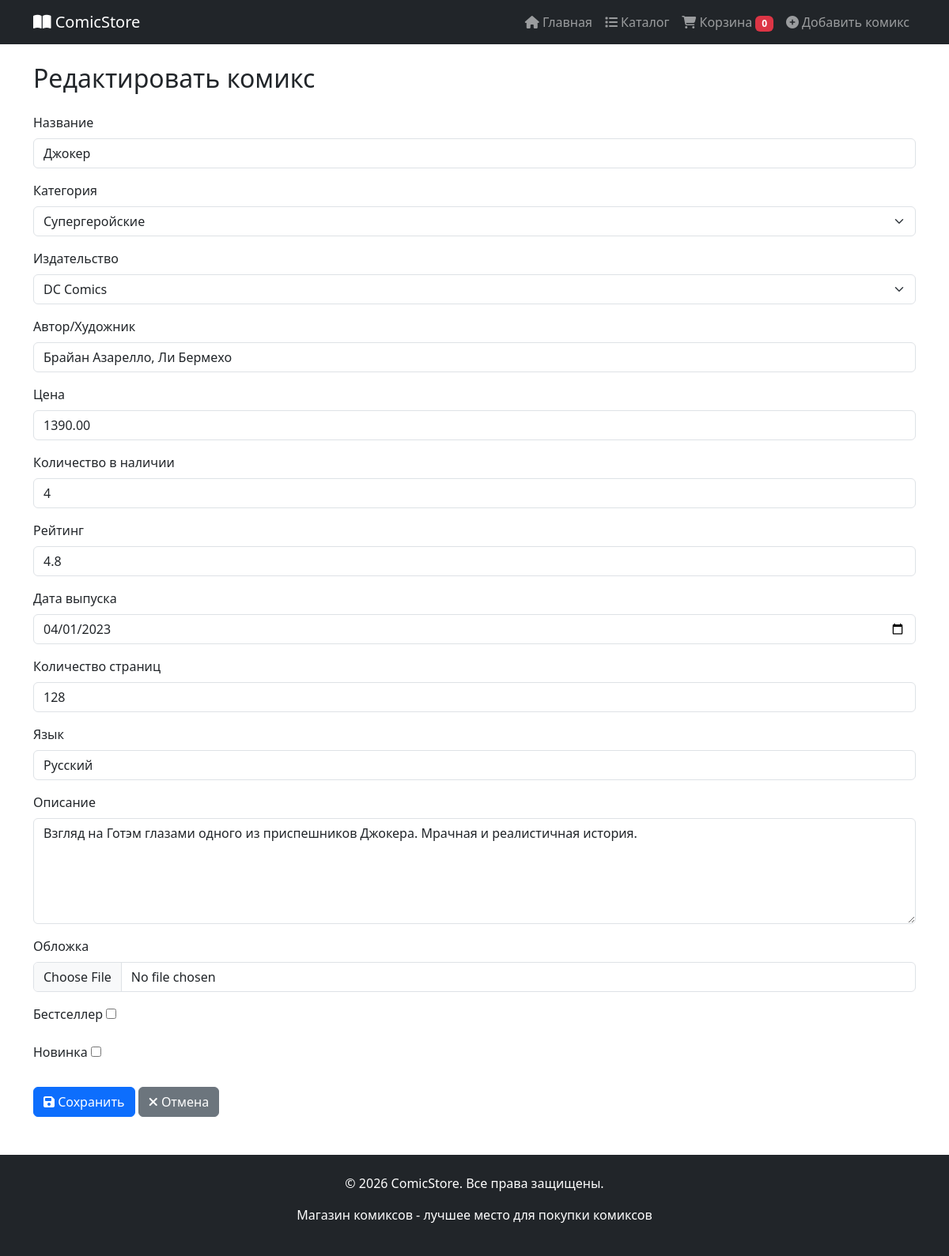
/update/joker/, run on the app's committed database.
### store/models.py (models this page shows, shortened)
class Comic(models.Model):
    title = models.CharField('Название', max_length=200)
    slug = models.SlugField('URL', unique=True, max_length=200)
    category = models.ForeignKey(
        Category,
        on_delete=models.CASCADE,
        verbose_name='Категория',
        related_name='comics'
    )
    publisher = models.ForeignKey(
        Publisher,
        on_delete=models.CASCADE,
        verbose_name='Издательство',
        related_name='comics'
    )
    author = models.CharField('Автор/Художник', max_length=200)
    price = models.DecimalField(
        'Цена',
        max_digits=10,
        decimal_places=2,
        validators=[MinValueValidator(0)]
    )
    stock = models.IntegerField(
        'Количество в наличии',
        default=0,
        validators=[MinValueValidator(0)]
    )
    rating = models.FloatField(
        'Рейтинг',
        default=0,
        validators=[MinValueValidator(0), MaxValueValidator(5)]
    )
    release_date = models.DateField('Дата выпуска')
    pages = models.IntegerField('Количество страниц')
    language = models.CharField('Язык', max_length=50, default='Русский')
    description = models.TextField('Описание')
    cover_image = models.ImageField(
        'Обложка',
        upload_to='comics/',
        blank=True,
        null=True
    )
    image_url = models.URLField(
        'Ссылка на изображение',
        max_length=500,
        blank=True,
        null=True,
        help_text='Вставьте ссылку на картинку (будет использоваться вместо загруженного файла)'
    )
    preview_pages = models.JSONField(
    'Страницы отрывка',
    default=list,
    blank=True,
    help_text='Список URL изображений страниц в формате JSON, например ["https://...", "..."]'
    )
    is_bestseller = models.BooleanField('Бестселлер', default=False)
    is_new = models.BooleanField('Новинка', default=True)
    created_at = models.DateTimeField('Дата добавления', auto_now_add=True)
    updated_at = models.DateTimeField('Дата обновления', auto_now=True)
    class Meta:
        verbose_name = 'Комикс'
        verbose_name_plural = 'Комиксы'
        ordering = ['-created_at', 'title']

### store/views.py (the view, shortened to what this page needs)
# urls.py: path('update/<slug:slug>/', views.ComicUpdateView.as_view(), name='comic_update'),
class ComicUpdateView(UpdateView):
    model = Comic
    form_class = ComicForm
    template_name = 'comic_form.html'
    success_url = reverse_lazy('store:comic_list')   # ← исправлено

### store/models.py (called while the page is built)
    def __str__(self):
        return self.name

    def __str__(self):
        return self.name

### store/templates/comic_form.html (shortened to what this page needs)
{% extends 'base.html' %}
{% load static %}
{% block content %}
<div class="container mt-4">
    <h2>{% if form.instance.pk %}Редактировать{% else %}Добавить новый{% endif %} комикс</h2>
    <form method="post" enctype="multipart/form-data" class="mt-4">
        {% for field in form %}
        <div class="mb-3">
            <label for="{{ field.id_for_label }}" class="form-label">{{ field.label }}</label>
            {{ field }}
        </div>
        {% endfor %}
        <div class="mt-4">
            <button type="submit" class="btn btn-primary">
                <i class="fas fa-save"></i> Сохранить
            </button>
            <a href="{% url 'store:comic_list' %}" class="btn btn-secondary">
                <i class="fas fa-times"></i> Отмена
            </a>
        </div>
    </form>
</div>
{% endblock %}

### store/static/store/css/style.css (style rules this page uses)
html, body { height: 100%; margin: 0; }
body { display: flex; flex-direction: column; }

### data on the page
Comic: form "Джокер" "Супергеройские" "DC Comics" "Брайан Азарелло, Ли Бермехо" "1390.00" "4" "4.8" "04/01/2023" "128" "Русский" "Взгляд на Готэм глазами одного из приспешников Джокера. Мрачная и реалистичная история."

### other printed values
{{ field.label }} "Название" "Категория" "Издательство" "Автор/Художник" "Цена" "Количество в наличии" "Рейтинг" "Дата выпуска" "Количество страниц" "Язык" "Описание" "Обложка" "Бестселлер" "Новинка"
